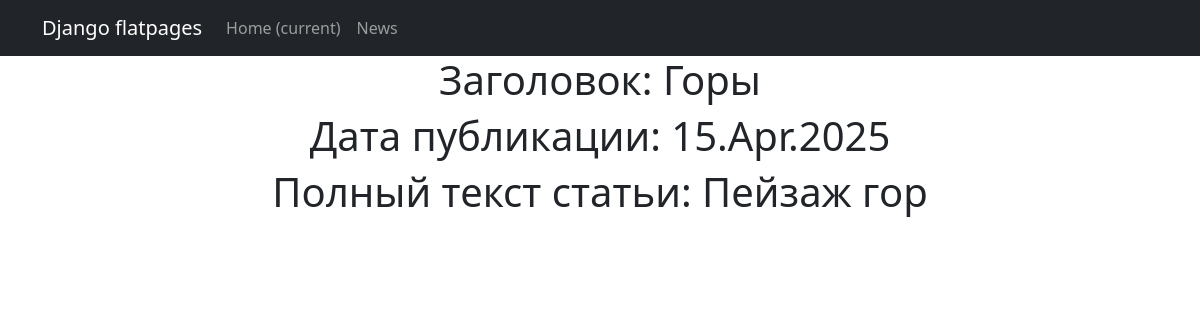
The page /news/2 on the database its author committed.
### app/models.py (models this page shows, shortened)
class Post(models.Model):
    author = models.ForeignKey(Author, on_delete=models.CASCADE)  # связь «один ко многим» с моделью Author
    NEWS = 'NW'
    ARTICLE = 'AR'
    CATEGORY_CHOICES = (
        (NEWS, 'Новость'),
        (ARTICLE, 'Статья')
    )
    categoryType = models.CharField(max_length=2, choices=CATEGORY_CHOICES, default=ARTICLE)
    time_in = models.DateTimeField(auto_now_add=True)  # атоматически добавляемая дата и время создания
    category = models.ManyToManyField(Category, through='PostCategory')  # связь «многие ко многим» с моделью Category (с дополнительной моделью PostCategory)
    title = models.CharField(max_length=255)  # заголовок статьи/новости
    text_post = models.TextField()  # текст статьи/новости
    rating_post = models.IntegerField(default=0)  # рейтинг статьи/новости

### app/views.py (the view)
# urls.py: path('<int:pk>', NewDetail.as_view()),
class NewDetail(DetailView):
    model = Post
    template_name = 'new.html'
    context_object_name = 'new'

### app/templatetags/custom_filters.py (called while the page is built)
@register.filter()
def censor(text):
    words = text.split()  # Используем другое имя для списка слов
    censor_list = []
    for word in words:
        if word.lower() in bad_words:
            censor_word = word[0] + '*' * (len(word) - 1)
            censor_list.append(censor_word)
        else:
            censor_list.append(word)
    return ' '.join(censor_list)  # Склеиваем слова обратно в строку

### app/templates/new.html (shortened to what this page needs)
{% extends 'flatpages/default.html' %}
{% load custom_filters %}
{% block content %}
<h1>Заголовок: {{ new.title|censor }}</h1>
<h1>Дата публикации: {{ new.time_in|date:'d.M.Y' }}</h1>
<h1>Полный текст статьи: {{ new.text_post|censor }}</h1>
{% endblock content %}

### rows shown on the page
Post: title|censor "Горы", time_in "15.Apr.2025", text_post|censor "Пейзаж гор"
